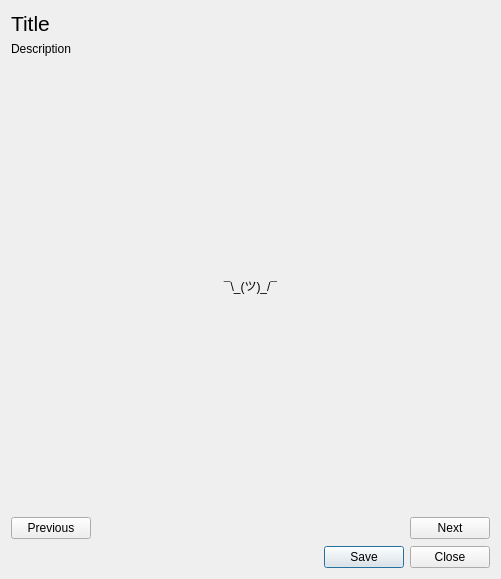
<?xml version="1.0" encoding="UTF-8"?>
<ui version="4.0">
 <class>Dialog</class>
 <widget class="QDialog" name="Dialog">
  <property name="geometry">
   <rect>
    <x>0</x>
    <y>0</y>
    <width>501</width>
    <height>579</height>
   </rect>
  </property>
  <property name="windowTitle">
   <string>Dialog</string>
  </property>
  <layout class="QVBoxLayout" name="verticalLayout">
   <item>
    <widget class="QLabel" name="title">
     <property name="font">
      <font>
       <pointsize>16</pointsize>
      </font>
     </property>
     <property name="text">
      <string>Title</string>
     </property>
    </widget>
   </item>
   <item>
    <widget class="QLabel" name="description">
     <property name="text">
      <string>Description</string>
     </property>
    </widget>
   </item>
   <item>
    <widget class="QLabel" name="lb_image">
     <property name="sizePolicy">
      <sizepolicy hsizetype="Expanding" vsizetype="Expanding">
       <horstretch>0</horstretch>
       <verstretch>0</verstretch>
      </sizepolicy>
     </property>
     <property name="minimumSize">
      <size>
       <width>5</width>
       <height>5</height>
      </size>
     </property>
     <property name="text">
      <string>¯\_(ツ)_/¯</string>
     </property>
     <property name="alignment">
      <set>Qt::AlignCenter</set>
     </property>
    </widget>
   </item>
   <item>
    <layout class="QHBoxLayout" name="horizontalLayout">
     <item>
      <widget class="QPushButton" name="btn_prev">
       <property name="text">
        <string>Previous</string>
       </property>
      </widget>
     </item>
     <item>
      <spacer name="horizontalSpacer_2">
       <property name="orientation">
        <enum>Qt::Horizontal</enum>
       </property>
       <property name="sizeHint" stdset="0">
        <size>
         <width>40</width>
         <height>20</height>
        </size>
       </property>
      </spacer>
     </item>
     <item>
      <widget class="QLabel" name="lb_index">
       <property name="font">
        <font>
         <pointsize>16</pointsize>
        </font>
       </property>
       <property name="text">
        <string/>
       </property>
      </widget>
     </item>
     <item>
      <spacer name="horizontalSpacer">
       <property name="orientation">
        <enum>Qt::Horizontal</enum>
       </property>
       <property name="sizeHint" stdset="0">
        <size>
         <width>40</width>
         <height>20</height>
        </size>
       </property>
      </spacer>
     </item>
     <item>
      <widget class="QPushButton" name="btn_next">
       <property name="text">
        <string>Next</string>
       </property>
      </widget>
     </item>
    </layout>
   </item>
   <item>
    <widget class="QDialogButtonBox" name="button_box">
     <property name="orientation">
      <enum>Qt::Horizontal</enum>
     </property>
     <property name="standardButtons">
      <set>QDialogButtonBox::Close|QDialogButtonBox::Save</set>
     </property>
     <property name="centerButtons">
      <bool>false</bool>
     </property>
    </widget>
   </item>
  </layout>
 </widget>
 <resources/>
 <connections>
  <connection>
   <sender>button_box</sender>
   <signal>accepted()</signal>
   <receiver>Dialog</receiver>
   <slot>accept()</slot>
   <hints>
    <hint type="sourcelabel">
     <x>248</x>
     <y>254</y>
    </hint>
    <hint type="destinationlabel">
     <x>157</x>
     <y>274</y>
    </hint>
   </hints>
  </connection>
  <connection>
   <sender>button_box</sender>
   <signal>rejected()</signal>
   <receiver>Dialog</receiver>
   <slot>reject()</slot>
   <hints>
    <hint type="sourcelabel">
     <x>316</x>
     <y>260</y>
    </hint>
    <hint type="destinationlabel">
     <x>286</x>
     <y>274</y>
    </hint>
   </hints>
  </connection>
 </connections>
</ui>
